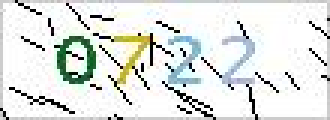
#> input picture src/flowers/0722.jpeg, 110 x 40 px, given in place of 1.jpeg, which was not available (shown 3 times larger)
$ python image_crop.py
#> lines starting #> are read from the running program, lines starting #| are printed output that depends on the picture; pictures that were not available may be replaced by others from this repository, and a replacement may not be noted
from PIL import Image


def initTable():
    table = []
    for i in range(256):
        if i > 0 and i < 10:
            table.append(1)
        else:
            table.append(0)
    return table


for i in range(1, 5):
    im = Image.open("/Users/yejiadong/dev/python/intelligent/src/flowers/" + str(i) + ".jpeg")
#> im is the input picture: PIL image 110x40 RGB; mean R, G, B 223.7, 227.2, 224
    im = im.convert('L')
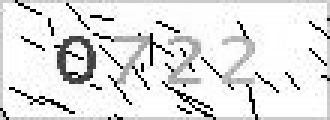
#> im: PIL image 110x40 L (shown 3 times larger); min 0, max 255, mean 225.8
    # im.point(initTable(), '1')
    region = (17, 10, 90, 30)
    img = im.crop(region)
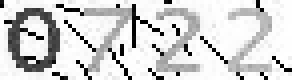
#> img: PIL image 73x20 L (shown 4 times larger); min 0, max 255, mean 209.3
    img.show()
#> pass 2 of the loop `for i in range(1, 5):`:
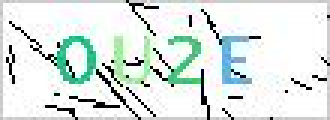
#> input picture src/flowers/0U2E.jpeg, 110 x 40 px, given in place of 2.jpeg, which was not available (shown 3 times larger)
#> im is the input picture: PIL image 110x40 RGB; mean R, G, B 220.6, 230, 226.5
#> `im = im.convert('L')`:
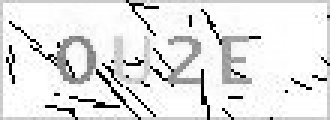
#> im: PIL image 110x40 L (shown 3 times larger); min 0, max 255, mean 226.8
#> `img = im.crop(region)`:
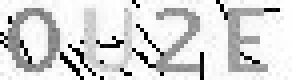
#> img: PIL image 73x20 L (shown 4 times larger); min 0, max 255, mean 213.7
#> (the run stopped early here; a loop or call above may not have finished)
